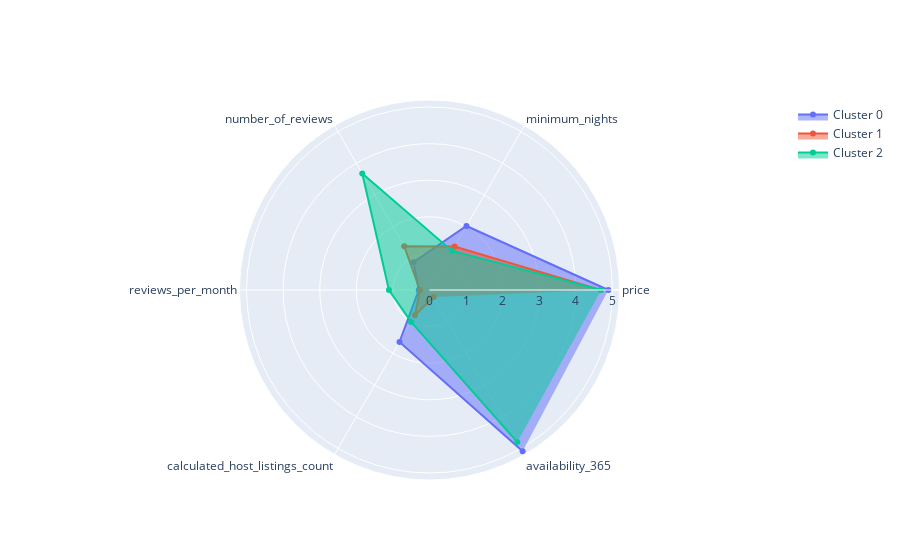

Source (notebook cell):
### Code cell
# create a radar plot to visualize the means
import plotly.graph_objects as go

means = pd.DataFrame([cluster_0_means, cluster_1_means, cluster_2_means])

fig = go.Figure()
fig.add_trace(go.Scatterpolar(r=means.iloc[0], theta=means.columns, fill='toself', name='Cluster 0'))
fig.add_trace(go.Scatterpolar(r=means.iloc[1], theta=means.columns, fill='toself', name='Cluster 1'))
fig.add_trace(go.Scatterpolar(r=means.iloc[2], theta=means.columns, fill='toself', name='Cluster 2'))

fig.update_layout()
fig.show()

### Figure 1 — Plotly figure (JSON) as saved in the notebook; plotly's stock layout.template omitted (floating-point values rounded to 4 significant figures)
{"data": [{"fill": "toself", "name": "Cluster 0", "r": [4.887, 2.02, 0.8791, 0.2931, 1.639, 5.09], "theta": ["price", "minimum_nights", "number_of_reviews", "reviews_per_month", "calculated_host_listings_count", "availability_365"], "type": "scatterpolar"}, {"fill": "toself", "name": "Cluster 1", "r": [4.675, 1.375, 1.381, 0.2616, 0.7951, 0.2218], "theta": ["price", "minimum_nights", "number_of_reviews", "reviews_per_month", "calculated_host_listings_count", "availability_365"], "type": "scatterpolar"}, {"fill": "toself", "name": "Cluster 2", "r": [4.693, 1.233, 3.676, 1.108, 1.006, 4.8], "theta": ["price", "minimum_nights", "number_of_reviews", "reviews_per_month", "calculated_host_listings_count", "availability_365"], "type": "scatterpolar"}], "layout": {}}
